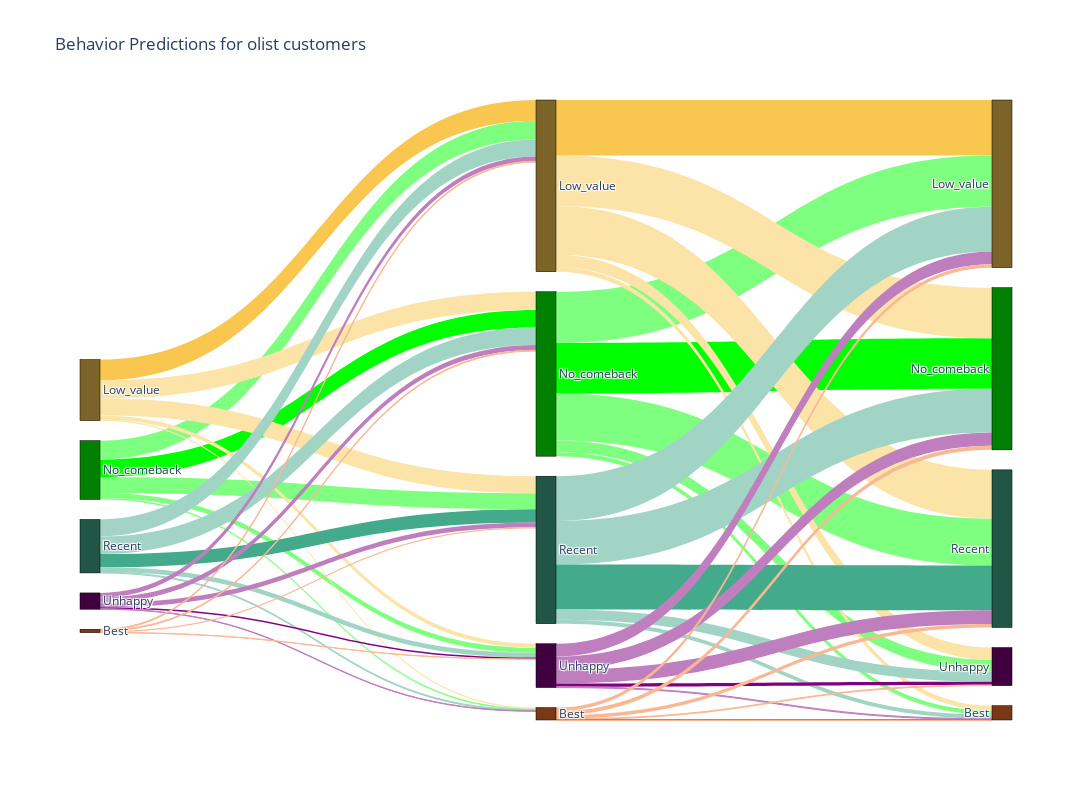

The notebook cell this image was saved under:
### Code cell
gp4f.sankey_do_all(
    'customer_unique_id', 'customer_id', 'order_id',
    'product_id', 'payment_value', 'review_score',
    'order_purchase_timestamp', date='2017-01-01',
    delta_month=3, nbr_cycles=2,
    nbr_clusters=5, random_state_number=0
    )

### Figure 1 — Plotly figure (JSON) as saved in the notebook; plotly's stock layout.template omitted (floating-point values rounded to 4 significant figures)
{"data": [{"arrangement": "snap", "link": {"color": ["#00FF00", "#7fff7f", "#7fff7f", "#7fff7f", "#7fff7f", "#fce3a7", "#F9C74F", "#fce3a7", "#fce3a7", "#fce3a7", "#a1d4c5", "#a1d4c5", "#43AA8B", "#a1d4c5", "#a1d4c5", "#bf7fbf", "#bf7fbf", "#bf7fbf", "#800080", "#bf7fbf", "#f9b895", "#f9b895", "#f9b895", "#f9b895", "#F3722C", "#00FF00", "#7fff7f", "#7fff7f", "#7fff7f", "#7fff7f", "#fce3a7", "#F9C74F", "#fce3a7", "#fce3a7", "#fce3a7", "#a1d4c5", "#a1d4c5", "#43AA8B", "#a1d4c5", "#a1d4c5", "#bf7fbf", "#bf7fbf", "#bf7fbf", "#800080", "#bf7fbf", "#f9b895", "#f9b895", "#f9b895", "#f9b895", "#F3722C", "#00FF00", "#7fff7f", "#7fff7f", "#7fff7f", "#7fff7f", "#fce3a7", "#F9C74F", "#fce3a7", "#fce3a7", "#fce3a7", "#a1d4c5", "#a1d4c5", "#43AA8B", "#a1d4c5", "#a1d4c5", "#bf7fbf", "#bf7fbf", "#bf7fbf", "#800080", "#bf7fbf", "#f9b895", "#f9b895", "#f9b895", "#f9b895", "#F3722C"], "source": [0, 0, 0, 0, 0, 1, 1, 1, 1, 1, 2, 2, 2, 2, 2, 3, 3, 3, 3, 3, 4, 4, 4, 4, 4, 5, 5, 5, 5, 5, 6, 6, 6, 6, 6, 7, 7, 7, 7, 7, 8, 8, 8, 8, 8, 9, 9, 9, 9, 9, 10, 10, 10, 10, 10, 11, 11, 11, 11, 11, 12, 12, 12, 12, 12, 13, 13, 13, 13, 13, 14, 14, 14, 14, 14], "target": [5, 6, 7, 8, 9, 5, 6, 7, 8, 9, 5, 6, 7, 8, 9, 5, 6, 7, 8, 9, 5, 6, 7, 8, 9, 10, 11, 12, 13, 14, 10, 11, 12, 13, 14, 10, 11, 12, 13, 14, 10, 11, 12, 13, 14, 10, 11, 12, 13, 14, 15, 16, 17, 18, 19, 15, 16, 17, 18, 19, 15, 16, 17, 18, 19, 15, 16, 17, 18, 19, 15, 16, 17, 18, 19], "value": [435, 466, 396, 128, 33, 451, 515, 421, 101, 26, 436, 422, 330, 115, 23, 125, 114, 118, 35, 12, 22, 24, 34, 6, 0, 1249, 1272, 1165, 290, 101, 1257, 1373, 1207, 302, 119, 1083, 1109, 1111, 254, 101, 328, 316, 339, 81, 23, 104, 87, 87, 19, 11, 0, 0, 0, 0, 0, 0, 0, 0, 0, 0, 0, 0, 0, 0, 0, 0, 0, 0, 0, 0, 0, 0, 0, 0, 0]}, "node": {"color": ["#007f00", "#7c6327", "#215545", "#400040", "#793916", "#007f00", "#7c6327", "#215545", "#400040", "#793916", "#007f00", "#7c6327", "#215545", "#400040", "#793916"], "label": ["No_comeback", "Low_value", "Recent", "Unhappy", "Best", "No_comeback", "Low_value", "Recent", "Unhappy", "Best", "No_comeback", "Low_value", "Recent", "Unhappy", "Best"], "line": {"color": "black", "width": 0.5}, "pad": 20, "thickness": 20}, "type": "sankey"}], "layout": {"height": 800, "title": {"text": "Behavior Predictions for olist customers"}, "width": 1200}}
